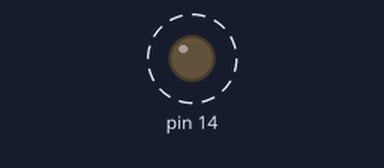
A sketch run on a simulated Arduino Uno, built with avr-gcc and run on an emulated ATmega328P. On the bench: output pins drawn as LEDs (lit = HIGH). Dashed ring = blinking. What the sketch prints to the serial monitor is not drawn.

Above: at 0.8 s.
Timing chart, 0 to 5.3 s (numbered marks = the images above):
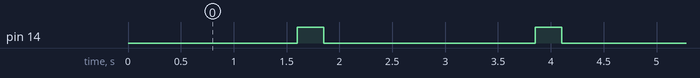

Measured:
- by itself, pin 14: alternates HIGH for 0.25 s and LOW for 2.0 s
- by itself, everything shown: repeats every 2.3 s, in 9 steps

The sketch:

test_digital_pins.ino
```cpp
#define PINTIME 250

void setup() {
  Serial.begin(115200);
  delay(100);
}

int pinnum = 0;

void loop() {
  for (pinnum = 0; pinnum <= 16; pinnum++) {
    if (pinnum == 1) { continue; }
    if (pinnum == 3) { continue; }
    if (pinnum == 6) { continue; }
    if ((pinnum >= 7) && (pinnum <= 11)) { continue; }
    Serial.print("Pin: ");
    Serial.println(pinnum);
    pinMode(pinnum, OUTPUT);
    digitalWrite(pinnum, HIGH);
    delay(PINTIME);
    digitalWrite(pinnum, LOW);
    pinMode(pinnum, INPUT);
  }
}
```
